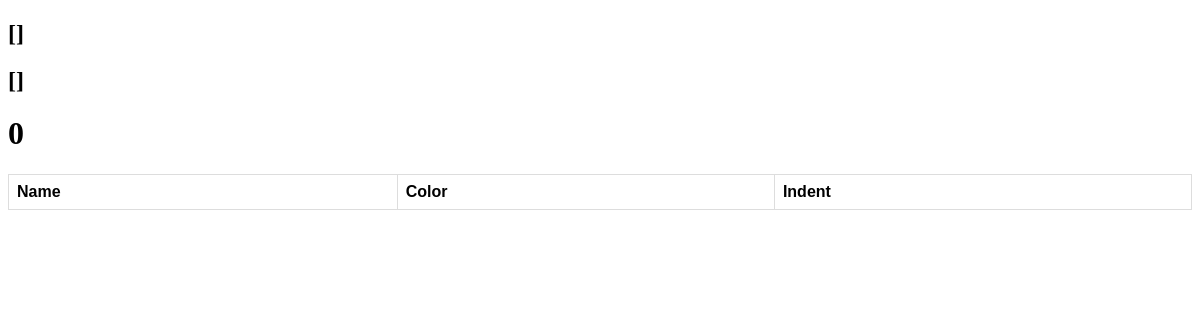
The app's page /projektai/kek/ (signed in), older data.
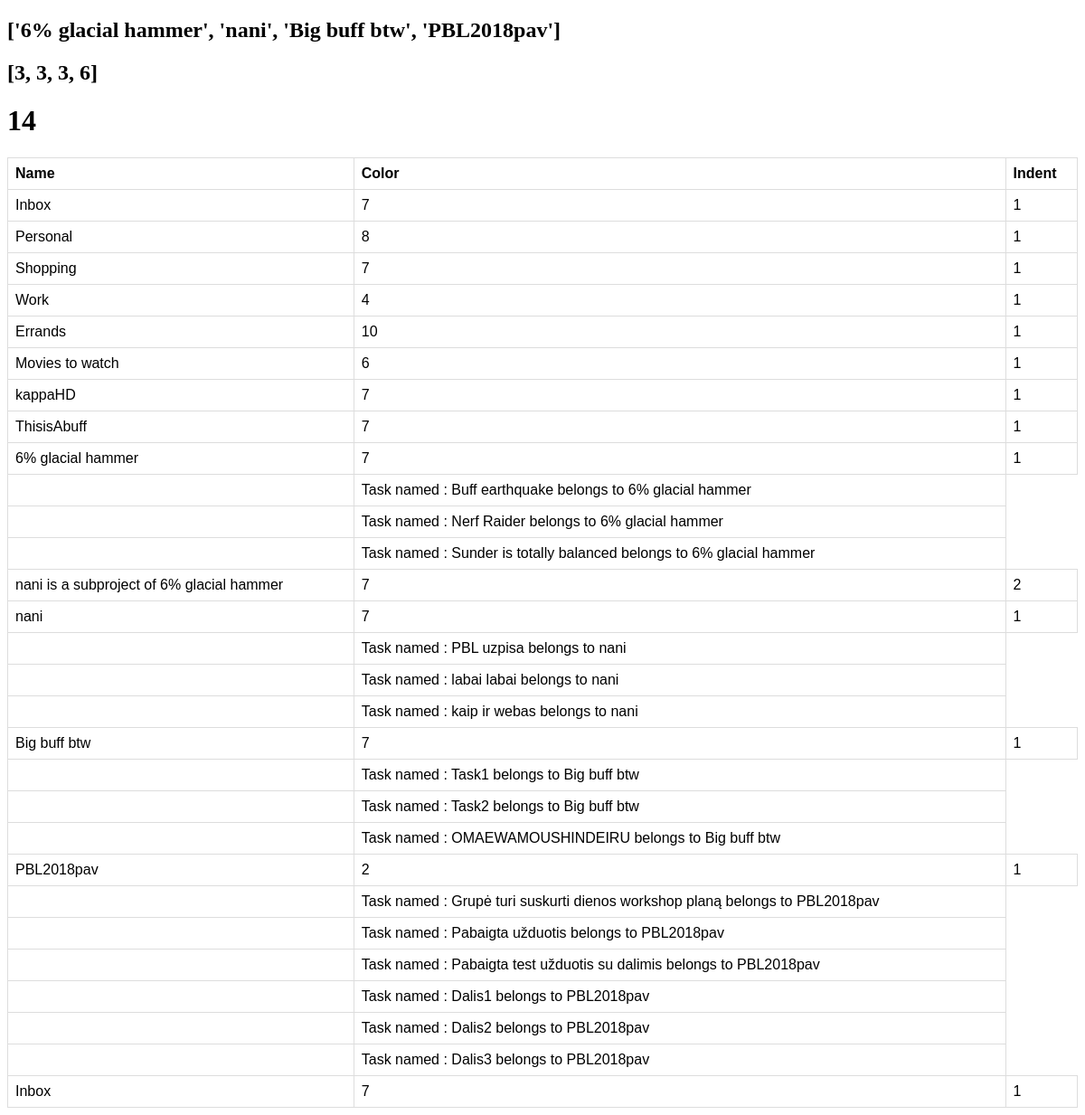
The same page, newer data.
### projektai/models.py (models this page shows, shortened)
class Projektas(models.Model):
    Project_token = models.ForeignKey(UserProfile,to_field='token',on_delete=models.PROTECT,null=True)
    Project_name = models.CharField(max_length=100)
    Project_ID = models.BigIntegerField(primary_key=True)
    Parent_id = models.ForeignKey('self',to_field='Project_ID',null=True,blank=True,on_delete=models.CASCADE)
    Color = models.IntegerField(null=True,blank=True)
    Indent = models.IntegerField(null=True,blank=True)
    is_deleted = models.IntegerField(null=True,blank=True)
    is_archived = models.IntegerField(null=True,blank=True)

class Task(models.Model):
    task_Content = models.TextField(null=True,blank=True)
    task_id = models.BigIntegerField(primary_key=True)
    task_project_id = models.ForeignKey(Projektas,to_field='Project_ID',on_delete=models.CASCADE)
    task_parent_id = models.ForeignKey('self',to_field='task_id',null=True,blank=True,on_delete=models.CASCADE)
    task_priority = models.IntegerField(null=True,blank=True)
    task_indent = models.IntegerField(null=True,blank=True)
    task_date_added = models.DateTimeField(null=True,blank=True)
    task_due_date_utc = models.DateTimeField(null=True,blank=True)
    task_uid = models.ForeignKey(Collaborator,related_name='%(class)s_id',on_delete=models.CASCADE,null=True,blank=True)
    task_responsible_uid = models.ForeignKey(Collaborator,to_field='id',on_delete=models.CASCADE,null=True,blank=True)
    checked = models.IntegerField(null=True,blank=True)
    in_history = models.IntegerField(null=True,blank=True)
    is_deleted = models.IntegerField(null=True,blank=True)

### projektai/views.py (the view)
class KekView(ListView):
    context_object_name = 'post_list'
    template_name = 'projektai/kek.html'
    queryset = Projektas.objects.all()
    def get_queryset(self):
        return Projektas.objects.filter(Project_token=self.request.user.userprofile.token,is_deleted=0).order_by('Project_ID')
    def get_context_data(self,**kwargs):
        context = super(KekView,self).get_context_data(**kwargs)
        context['tasks']=Task.objects.filter(is_deleted=0)
        ProjectIndents = []
        NumberIndents = []
        i=1
        a=0
        context['kekas']=len(Projektas.objects.filter(Project_token=self.request.user.userprofile.token,is_deleted=a))
        for projektas in Projektas.objects.filter(Project_token=self.request.user.userprofile.token):
            ProjectIndents.append(projektas.Indent)
            NumberIndents.append(i)
            i=i+1
        labels = []
        values = []
        count = 0
        for project in Projektas.objects.filter(Project_token=self.request.user.userprofile.token):
            for task in Task.objects.filter(task_project_id=project.Project_ID):
                count = count + 1
            if count != 0:
                values.append(count)
                name = project.Project_name
                print(name)
                labels.append(name)
            count = 0
        kek = labels
        print(type(kek))
        context['labels'] = kek
        context['values'] = values
        context['Indents'] = ProjectIndents
        context['Xvalues'] = NumberIndents
        return context

### projektai/templates/projektai/kek.html (shortened to what this page needs)
<!DOCTYPE html>
<html lang="en" dir="ltr">
  <head>
  </head>
  <body>
    <h2>{{labels}}</h2>
    <h2>{{values}}</h2>
    <h1>{{kekas}}</h1>
    <table>
      <tr>
        <th>Name</th>
        <th>Color</th>
        <th>Indent</th>
      </tr>
      {% for project in post_list %}
        {% if project.Indent is 1 %}
          <tr>
            <td>{{project.Project_name}}</td>
            <td>{{project.Color}}</td>
            <td>{{project.Indent}}</td>
          </tr>
          {% for task in tasks %}
            {% if task.task_project_id.Project_ID == project.Project_ID %}
            <tr>
              <td></td>
              <td>Task named : {{task.task_Content}} belongs to {{project.Project_name}}</td>
            </tr>
            {%endif%}
            {%endfor%}
            {% for project2 in post_list %}
              {%if project2.Indent == 2%}
                {% if project2.Parent_id.Project_ID == project.Project_ID %}
                  <tr>
                    <td>{{project2.Project_name}} is a subproject of {{project.Project_name}}</td>
                    <td>{{project2.Color}}</td>
                    <td>{{project2.Indent}}</td>
                  </tr>
                {%endif%}
              {%endif%}
            {%endfor%}
          {% endif %}
      {% endfor %}
    </table>
  </body>
</html>

Row changes from the older to the newer data that the page shows:
added Projektas: Project_name "Inbox", Color "7", Indent "1", shown under "14"
added Projektas: Project_name "Personal", Color "8", Indent "1", shown under "14"
added Projektas: Project_name "Shopping", Color "7", Indent "1", shown under "14"
added Projektas: Project_name "Work", Color "4", Indent "1", shown under "14"
added Projektas: Project_name "Errands", Color "10", Indent "1", shown under "14"
added Projektas: Project_name "Movies to watch", Color "6", Indent "1", shown under "14"
added Projektas: Project_name "kappaHD", Color "7", Indent "1", shown under "14"
added Projektas: Project_name "ThisisAbuff", Color "7", Indent "1", shown under "14"
added Projektas: Project_name "6% glacial hammer", Color "7", Indent "1", shown under "14"
added Task: task_Content "Buff earthquake", shown under "6% glacial hammer"
added Task: task_Content "Nerf Raider", shown under "6% glacial hammer"
added Task: task_Content "Sunder is totally balanced", shown under "6% glacial hammer"
added Projektas: Project_name "nani", Color "7", Indent "2", shown under "6% glacial hammer"
added Projektas: Project_name "nani", Color "7", Indent "1", shown under "14"
added Task: task_Content "PBL uzpisa", shown under "nani"
added Task: task_Content "labai labai", shown under "nani"
added Task: task_Content "kaip ir webas", shown under "nani"
added Projektas: Project_name "Big buff btw", Color "7", Indent "1", shown under "14"
added Task: task_Content "Task1", shown under "Big buff btw"
added Task: task_Content "Task2", shown under "Big buff btw"
added Task: task_Content "OMAEWAMOUSHINDEIRU", shown under "Big buff btw"
added Projektas: Project_name "PBL2018pav", Color "2", Indent "1", shown under "14"
added Task: task_Content "Grupė turi suskurti dienos workshop planą", shown under "PBL2018pav"
added Task: task_Content "Pabaigta užduotis", shown under "PBL2018pav"
added Task: task_Content "Pabaigta test užduotis su dalimis", shown under "PBL2018pav"
added Task: task_Content "Dalis1", shown under "PBL2018pav"
added Task: task_Content "Dalis2", shown under "PBL2018pav"
added Task: task_Content "Dalis3", shown under "PBL2018pav"
added Projektas: Project_name "Inbox", Color "7", Indent "1", shown under "14"
Text that changed along with them:
{{ labels }}: "[]" → "['6% glacial hammer', 'nani', 'Big buff btw', 'PBL2018pav']"
{{ values }}: "[]" → "[3, 3, 3, 6]"
{{ kekas }}: "0" → "14"
